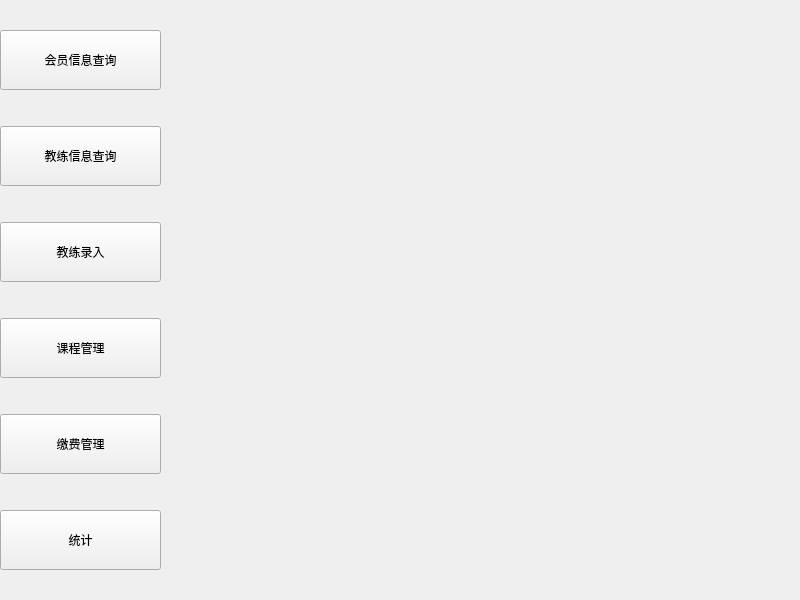
<?xml version="1.0" encoding="UTF-8"?>
<ui version="4.0">
 <class>admininfo</class>
 <widget class="QWidget" name="admininfo">
  <property name="geometry">
   <rect>
    <x>0</x>
    <y>0</y>
    <width>800</width>
    <height>600</height>
   </rect>
  </property>
  <property name="windowTitle">
   <string>管理员功能</string>
  </property>
  <widget class="QWidget" name="gridLayoutWidget">
   <property name="geometry">
    <rect>
     <x>0</x>
     <y>0</y>
     <width>161</width>
     <height>601</height>
    </rect>
   </property>
   <layout class="QGridLayout" name="gridLayout">
    <item row="0" column="0">
     <widget class="QPushButton" name="pushButton">
      <property name="minimumSize">
       <size>
        <width>130</width>
        <height>60</height>
       </size>
      </property>
      <property name="text">
       <string>会员信息查询</string>
      </property>
     </widget>
    </item>
    <item row="2" column="0">
     <widget class="QPushButton" name="insertButton">
      <property name="minimumSize">
       <size>
        <width>130</width>
        <height>60</height>
       </size>
      </property>
      <property name="text">
       <string>教练录入</string>
      </property>
     </widget>
    </item>
    <item row="5" column="0">
     <widget class="QPushButton" name="pushButton_5">
      <property name="minimumSize">
       <size>
        <width>130</width>
        <height>60</height>
       </size>
      </property>
      <property name="text">
       <string>统计</string>
      </property>
     </widget>
    </item>
    <item row="3" column="0">
     <widget class="QPushButton" name="courseManageButton">
      <property name="minimumSize">
       <size>
        <width>130</width>
        <height>60</height>
       </size>
      </property>
      <property name="text">
       <string>课程管理</string>
      </property>
     </widget>
    </item>
    <item row="1" column="0">
     <widget class="QPushButton" name="pushButton_3">
      <property name="minimumSize">
       <size>
        <width>130</width>
        <height>60</height>
       </size>
      </property>
      <property name="text">
       <string>教练信息查询</string>
      </property>
     </widget>
    </item>
    <item row="4" column="0">
     <widget class="QPushButton" name="pushButton_6">
      <property name="minimumSize">
       <size>
        <width>130</width>
        <height>60</height>
       </size>
      </property>
      <property name="text">
       <string>缴费管理</string>
      </property>
     </widget>
    </item>
   </layout>
  </widget>
  <widget class="QStackedWidget" name="stackedWidget">
   <property name="geometry">
    <rect>
     <x>159</x>
     <y>9</y>
     <width>650</width>
     <height>600</height>
    </rect>
   </property>
  </widget>
 </widget>
 <resources/>
 <connections/>
</ui>
